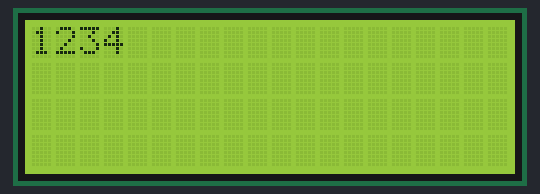
The program below on a simulated MicroPython board. On the bench: 20×4 character LCD. What the program prints to the serial console is not drawn. At 5.2 s the program stops and its outputs stay as they are.

Above: at 1.0 s.
At 2.1 s:
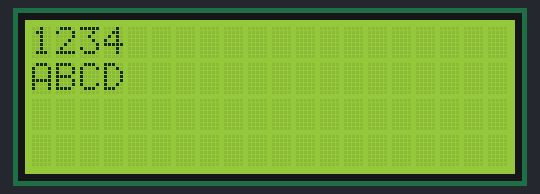
At 3.2 s:
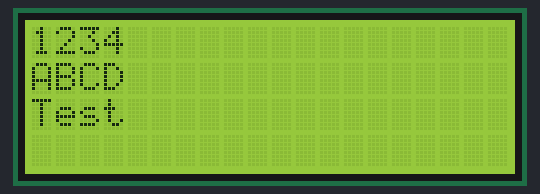
At 4.2 s:
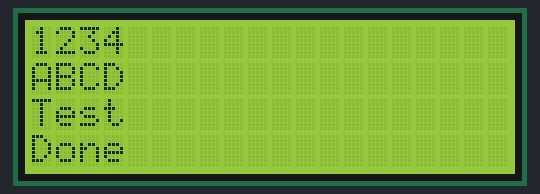

The program:

v3.py
```python
from machine import I2C, Pin
import time

class LCD_I2C:
    # PCF8574T pin mapping (might be different from standard PCF8574)
    MASK_RS = 0x01
    MASK_RW = 0x02
    MASK_E  = 0x04
    MASK_BL = 0x08
    MASK_D4 = 0x10
    MASK_D5 = 0x20
    MASK_D6 = 0x40
    MASK_D7 = 0x80

    def __init__(self, i2c, rows=4, cols=20):
        self.i2c = i2c
        self.rows = rows
        self.cols = cols
        self.lines = [0x80, 0xC0, 0x94, 0xD4]
        self.backlight = True

        # Detect I2C address
        self.scan_result = i2c.scan()
        print(f"I2C scan results: {[hex(x) for x in self.scan_result]}")
        if not self.scan_result:
            raise Exception("No I2C device found")
        self.address = self.scan_result[0]
        print(f"Using LCD at address: 0x{self.address:x}")

        # Initial wait after power on
        time.sleep_ms(500)
        self._init_display()

    def _write(self, data):
        if self.backlight:
            data |= self.MASK_BL
        try:
            self.i2c.writeto(self.address, bytes([data]))
            time.sleep_us(50)
        except Exception as e:
            print(f"Write error: {e}")

    def _send(self, data, mode=0):
        # Mode: 0 for command, 1 for data
        high_nibble = data & 0xF0
        low_nibble = (data << 4) & 0xF0

        # Send high nibble
        self._write(high_nibble | mode)
        self._write(high_nibble | self.MASK_E | mode)  # Enable high
        self._write(high_nibble | mode)                # Enable low

        # Send low nibble
        self._write(low_nibble | mode)
        self._write(low_nibble | self.MASK_E | mode)  # Enable high
        self._write(low_nibble | mode)                # Enable low

    def _init_display(self):
        print("Starting display initialization...")

        # Reset sequence
        time.sleep_ms(50)
        init_sequence = [0x03, 0x03, 0x03, 0x02]

        for cmd in init_sequence:
            self._write((cmd << 4))
            self._write((cmd << 4) | self.MASK_E)
            time.sleep_ms(5)
            self._write((cmd << 4))
            time.sleep_ms(5)

        # Now configure the LCD
        init_commands = [
            0x28,  # Function set: 4-bit mode, 2 lines, 5x8 dots
            0x08,  # Display off
            0x01,  # Clear display
            0x06,  # Entry mode set: increment cursor, no shift
            0x0C   # Display on, cursor off, blink off
        ]

        for cmd in init_commands:
            self._send(cmd)
            time.sleep_ms(5)

        print("Initialization complete")

    def clear(self):
        self._send(0x01)  # Clear display
        time.sleep_ms(5)

    def home(self):
        self._send(0x02)  # Return home
        time.sleep_ms(5)

    def move_to(self, row, col):
        if 0 <= row < self.rows and 0 <= col < self.cols:
            self._send(self.lines[row] + col)
            time.sleep_ms(1)

    def write_char(self, char):
        self._send(ord(char), mode=self.MASK_RS)
        time.sleep_ms(1)

    def write_string(self, string):
        for char in string:
            self.write_char(char)

    def display_text(self, text, row=0, col=0):
        self.move_to(row, col)
        self.write_string(text[:self.cols])

def test_lcd():
    print("Setting up I2C...")
    # Enable internal pullups for M5StickC
    sda_pin = Pin(26, Pin.PULL_UP)
    scl_pin = Pin(0, Pin.PULL_UP)
    # Try a lower frequency
    i2c = I2C(0, sda=sda_pin, scl=scl_pin, freq=10000)

    try:
        print("Creating LCD object...")
        lcd = LCD_I2C(i2c)

        # Test sequence
        print("Starting display test...")
        lcd.clear()
        time.sleep_ms(100)

        # Simple test pattern
        print("Writing test pattern...")
        patterns = [
            "1234",
            "ABCD",
            "Test",
            "Done"
        ]

        for i, text in enumerate(patterns):
            print(f"Writing line {i+1}: {text}")
            lcd.display_text(text, i, 0)
            time.sleep_ms(1000)  # Longer delay between lines

        print("Test complete")

    except Exception as e:
        print(f"Error during test: {e}")
        raise e

# Run the test
print("Starting program...")
test_lcd()
```

Measured:
- what the display in image 0 shows lasts 1.0 s, from 1.0 s to 2.0 s
